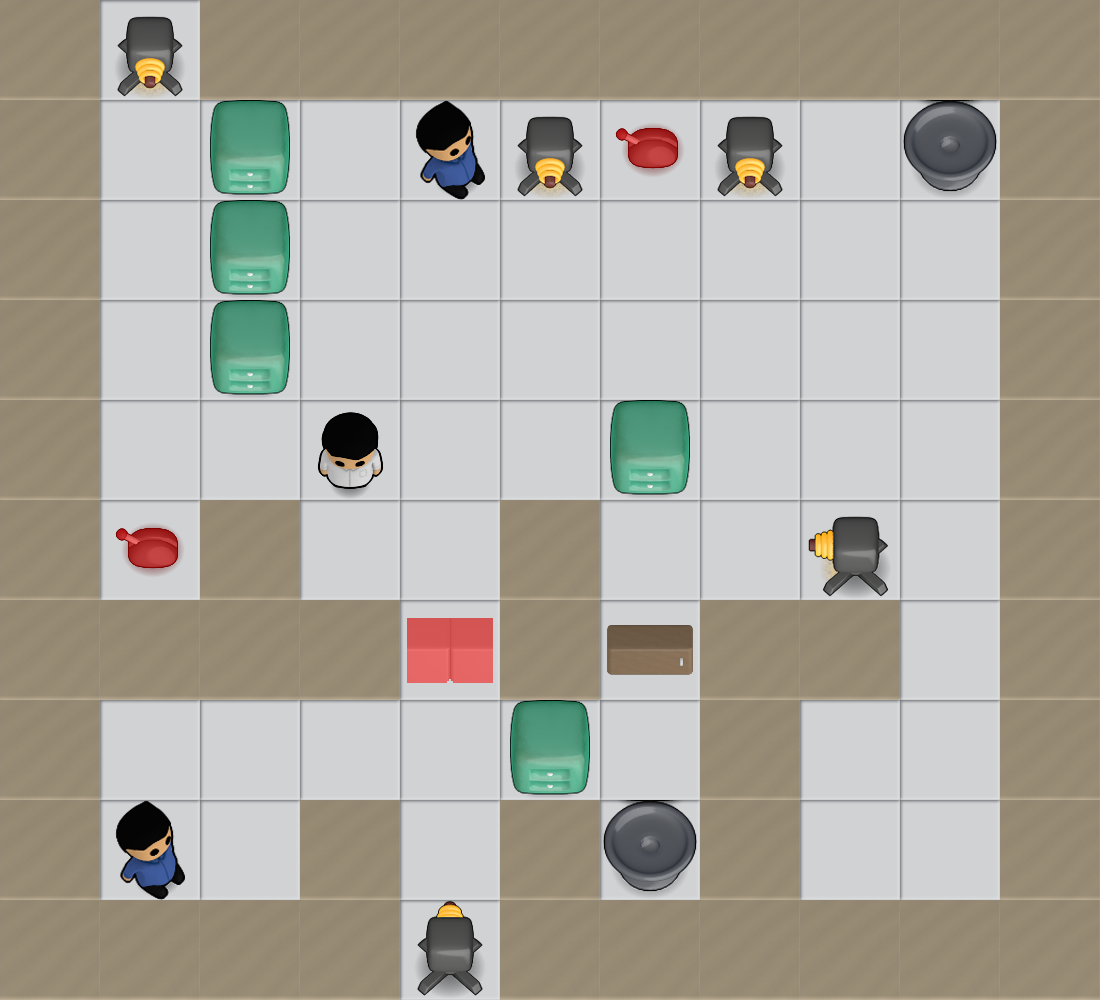

The image is a tile-based game level rendered from a .tmx file. Its description and complete source (layers, tilesets, objects, tile grids) follow:
An orthogonal 11x10 tile map with 100x100 px tiles, 2 tile layers (Floor, Tile Layer 1).

<map version="1.0" orientation="orthogonal" width="11" height="10" tilewidth="100" tileheight="100">
 <properties>
  <property name="Health" value="6" />
  <property name="MaxScore" value="7" />
  <property name="MinScore" value="6" />
 </properties>
 <tileset firstgid="1" name="tileset" tilewidth="100" tileheight="100">
  <image source="tileset.png" width="1000" height="1000" />
 </tileset>
 <layer name="Floor" width="11" height="10">
  <data encoding="csv">
32,32,32,32,32,32,32,32,32,32,32,
32,32,32,32,32,32,32,32,32,32,32,
32,32,32,32,32,32,32,32,32,32,32,
32,32,32,32,32,32,32,32,32,32,32,
32,32,32,32,32,32,32,32,32,32,32,
32,32,32,32,32,32,32,32,32,32,32,
32,32,32,32,32,32,32,32,32,32,32,
32,32,32,32,32,32,32,32,32,32,32,
32,32,32,32,32,32,32,32,32,32,32,
32,32,32,32,32,32,32,32,32,32,32
</data>
 </layer>
 <layer name="Tile Layer 1" width="11" height="10">
  <data encoding="csv">
31,21,31,31,31,31,31,31,31,31,31,
31,0,1,0,12,21,51,21,0,13,31,
31,0,1,0,0,0,0,0,0,0,31,
31,0,1,0,0,0,0,0,0,0,31,
31,0,0,11,0,0,1,0,0,0,31,
31,51,31,0,0,31,0,0,24,0,31,
31,31,31,31,61,31,14,31,31,0,31,
31,0,0,0,0,1,0,31,0,0,31,
31,12,0,31,0,31,13,31,0,0,31,
31,31,31,31,22,31,31,31,31,31,31
</data>
 </layer>
</map>
